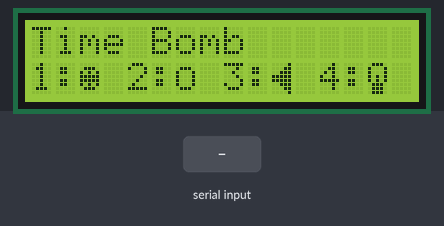
Bench run of a sketch on a simulated Arduino Uno, built with avr-gcc and run on an emulated ATmega328P. Shown: 16×2 character LCD. Inputs (shaded band) come from the test bench. Random numbers use the default seed unless the sketch sets one; what the sketch prints to the serial monitor is not drawn.

Above: at 1.3 s.
1.4 s: "1\n" received over Serial
At 2.2 s:
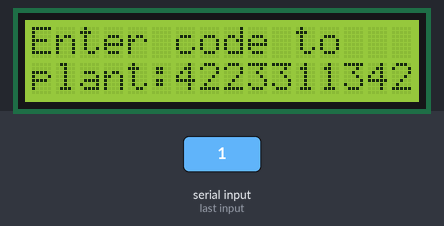
3.0 s: "4\n" received over Serial
At 3.5 s:
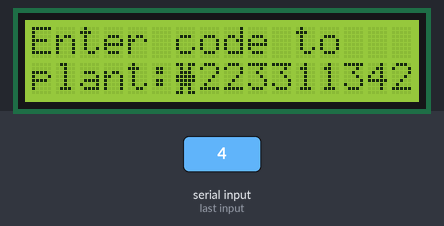
4.6 s: "2\n" received over Serial
At 5.8 s:
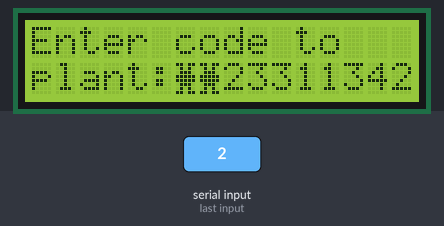
6.1 s: "1\n" received over Serial
At 7.1 s:
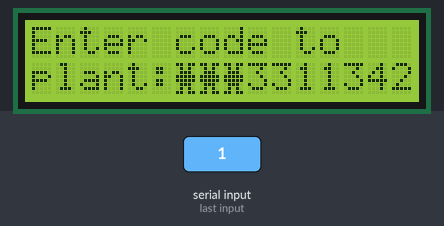
7.6 s: "4\n" received over Serial
At 8.2 s:
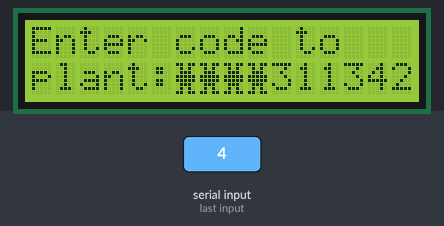
9.1 s: "2\n" received over Serial
At 9.4 s:
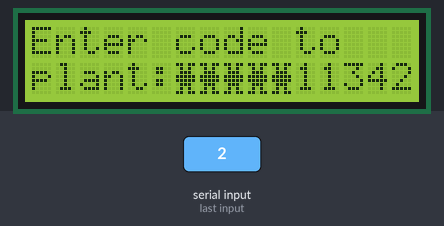
Timing chart, 0 to 12.1 s (numbered marks = the images above; inputs shaded):
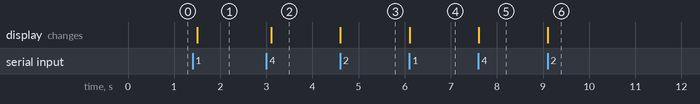

Measured:
- after the input at 1.4 s, the display: changes after 0.10 s (image 1)
- after the input at 3.0 s, the display: changes after 0.10 s (image 2)
- after the input at 4.6 s, the display: changes at once (image 3)
- after the input at 6.1 s, the display: changes at once (image 4)
- after the input at 7.6 s, the display: changes at once (image 5)

The sketch:

cs-go-bomb.ino
```cpp
#include <Wire.h>
#include <LiquidCrystal_I2C.h>
#include <Arduino.h>


LiquidCrystal_I2C lcd(0x27, 16, 2);

void setup()
{
  Serial.begin(9600);
	lcd.begin();
	lcd.backlight();
  addCustomChars();
	// showIntro();
  showHomeMenu();


}
int timedelayinInput=0;
int pagenumber=0;

void loop()
{

  // lcd.scrollDisplayLeft();
  // delay(500);
  // if(counter==16){
  //   counter=0;
  //   lcd.home();
  // }
  // counter++;


 if (Serial.available() > 0) { // Check if there's any data available to read
    timedelayinInput=0;
    int incoming = Serial.parseInt();
    Serial.println("got data:"+String(incoming));
    checkButtonInput(incoming);
  }
  timedelayinInput++;
  delay(100);
  if(timedelayinInput>=30 and pagenumber!=0){
    pagenumber=0;
    refreshScreen();
  }


}
//0:homepage
//1:bombpage
//5:bombactive

void checkButtonInput(int buttonNumber){
  switch(pagenumber){
    case 0:
      homePageFunctions(buttonNumber);
      break;
    case 1:
      bombPageFunctions(buttonNumber);
      break;


    case 4:
      ledPageFunctions(buttonNumber);
      break;

    default:
    break;
  }


}
```

applicationFunctions.ino
```cpp
void showIntro(){
  lcd.clear();
  lcd.print("Created by");
	lcd.setCursor(0, 1);
	lcd.print("Om Ambarkar");
  delay(1500);
	lcd.clear();
}
extern int pagenumber;
void refreshScreen(){
  lcd.clear();
  switch(pagenumber){
    case 0:
      showHomeMenu();
      break;
    case 1:
      showBombMenu();
      break;
    case 4:
      showLEDMenu();
    case 5:
      showbombActivePage();
    default:
      break;


  }

}
```

bombActivePage.ino
```cpp
void showbombActivePage(){
  lcd.home();
 	lcd.setCursor(0, 0);
  lcd.write(98);
  lcd.print(" Exploding In:");


}
```

bombPage.ino
```cpp
unsigned long user_entered_bombnumber;
unsigned long generated_bombnumber;
extern int pagenumber;

void showBombMenu(){
  lcd.home();
 	lcd.setCursor(0, 0);
  lcd.print("Enter code to");
	lcd.setCursor(0, 1);
  generated_bombnumber=generatebomb_number();
  user_entered_bombnumber=0;
  lcd.print("plant:"+String(generated_bombnumber));
  lcd.setCursor(6, 1);

}


unsigned long generatebomb_number() {
  unsigned long randomNumber = 0;
  for (int i = 0; i < 10; i++) {
    randomNumber *= 10;
    randomNumber += random(1, 5);
  }
  Serial.println(randomNumber);
  return randomNumber;
}
bool bombActive=false;
void checkBombNumber(int userEnteredDigit){
  if(String(user_entered_bombnumber).length()>=10){
    if(user_entered_bombnumber==generated_bombnumber){
      bombActive=true;
      pagenumber=5;
      refreshScreen();
      Serial.println("Bomb Planted!");
    }else{
      Serial.println("Wrong key!!");
      Serial.println("Original key:"+String(generated_bombnumber));
      Serial.println("User key:"+String(user_entered_bombnumber));

      user_entered_bombnumber=0;
      pagenumber=0;
      refreshScreen();
    }
  }
  user_entered_bombnumber*=10;
  user_entered_bombnumber+=userEnteredDigit;


}

void bombPageFunctions(int buttonNumber){
  switch(buttonNumber){
    Serial.println("The length:");
    Serial.print(String(user_entered_bombnumber).length());
     case 1:
      // Serial.println("Button 1 pressed");
      lcd.write(7);
      checkBombNumber(1);

      break;
    case 2:
      // Serial.println("Button 2 pressed");
      lcd.write(7);
      checkBombNumber(2);
      break;
    case 3:
      // Serial.println("Button 3 pressed");
      lcd.write(7);
      checkBombNumber(3);
      break;
    case 4:
      // Serial.println("Button 4 pressed");
      checkBombNumber(4);
      lcd.write(7);
      break;
    default:
      break;
  }
}
```

customIcons.ino
```cpp
 byte bombLogo[] = {
  B00011,
  B00100,
  B00100,
  B01110,
  B11011,
  B10101,
  B11011,
  B01110
};
byte settingsLogo[] = {
  B00100,
  B10101,
  B01110,
  B11111,
  B11111,
  B01110,
  B10101,
  B00100
};
byte alarmLogo[] = {
  B01110,
  B00100,
  B01110,
  B10001,
  B10011,
  B10101,
  B10001,
  B01110
};

byte soundLogo[] = {
  B00001,
  B00011,
  B00111,
  B11111,
  B11111,
  B00111,
  B00011,
  B00001
};
byte backButton[] = {
  B00100,
  B01110,
  B11111,
  B00100,
  B00100,
  B00100,
  B00101,
  B00111
};
byte lightBulb[] = {
  B01110,
  B10001,
  B10001,
  B10101,
  B10101,
  B01110,
  B01110,
  B01110
};
byte infoLogo[] = {
  B00100,
  B01110,
  B11111,
  B11111,
  B01110,
  B00100,
  B01010,
  B00100
};
byte asteriskLogo[] = {
  B11011,
  B01010,
  B01110,
  B11111,
  B11111,
  B01110,
  B01010,
  B11011
};
byte bombActiveBuzzerLogo[] = {
  B00000,
  B01110,
  B10101,
  B11111,
  B11111,
  B10101,
  B01110,
  B00000
};
byte bombPassiveBuzzerLogo[] = {
  B00000,
  B01110,
  B10001,
  B10001,
  B10001,
  B10001,
  B01110,
  B00000
};
// byte lockActiveIcon[] = {
//   B00100,
//   B01010,
//   B01010,
//   B01110,
//   B10001,
//   B10101,
//   B10101,
//   B01110
// };
// byte lockPassiveIcon[] = {
//   B01111,
//   B10000,
//   B10000,
//   B01110,
//   B10001,
//   B10101,
//   B10101,
//   B01110
// };


void addCustomChars(){
  lcd.createChar(0, bombLogo);
  lcd.createChar(1, alarmLogo);
  lcd.createChar(2, soundLogo);
  lcd.createChar(3, settingsLogo);
  lcd.createChar(4, backButton);
  lcd.createChar(5, lightBulb);
  lcd.createChar(6, infoLogo);
  lcd.createChar(7, asteriskLogo);
  lcd.createChar(8, bombActiveBuzzerLogo);
  lcd.createChar(9, bombPassiveBuzzerLogo);
  // lcd.createChar(98, lockActiveIcon);
  // lcd.createChar(99, lockPassiveIcon);
}
```

homePage.ino
```cpp
void showHomeMenu(){
  lcd.home();
  lcd.print("Time Bomb");
  lcd.setCursor(0,1);
  lcd.print("1:");
  lcd.write(0);
  lcd.print(" 2:");
  lcd.write(1);
  lcd.print(" 3:");
  lcd.write(2);
  lcd.print(" 4:");
  lcd.write(5);
}
extern int pagenumber;
void homePageFunctions(int buttonNumber){
  switch(buttonNumber){
    case 1:
      Serial.println("Button 1 pressed");
      pagenumber=1;
      refreshScreen();
      break;
    case 2:
      Serial.println("Button 2 pressed");
      break;
    case 3:
      Serial.println("Button 3 pressed");
      break;
    case 4:
      Serial.println("Button 4 pressed");
      pagenumber=4;
      refreshScreen();
      break;
    default:
      break;
  }
}
```

infoPage.ino
```cpp
void infoPage(String info){
  lcd.clear();
  lcd.home();
 	lcd.setCursor(0, 0);
  lcd.write(6);
  lcd.print(" ");
  if(info.length()>14){
  lcd.print(info.substring(0,14));

 	lcd.setCursor(0, 1);
  lcd.print(info.substring(14,info.length()));

  }else{
  lcd.print(info);

  }

  delay(2500);

}
```

ledPage.ino
```cpp
void showLEDMenu(){
  lcd.home();
 	lcd.setCursor(0, 0);
  lcd.print("Set LED status?");
	lcd.setCursor(0, 1);
  lcd.print("1:");
  lcd.write(4);
  lcd.print(" 2:");
  lcd.print("On 3:Off");


}
extern int pagenumber;
void ledPageFunctions(int buttonNumber){
  switch(buttonNumber){
    case 1:
      pagenumber=0;
      refreshScreen();
      break;
    case 2:
      infoPage("Led State set to Active");
      pagenumber=0;
      refreshScreen();
      break;
    case 3:
      infoPage("Led State set to Off");
      pagenumber=0;
      refreshScreen();
      break;
    default:
    break;
    }
}
```
